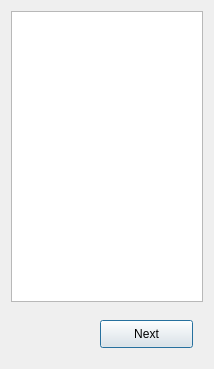
<?xml version="1.0" encoding="UTF-8"?>
<ui version="4.0">
 <class>Categoryuser</class>
 <widget class="QDialog" name="Categoryuser">
  <property name="geometry">
   <rect>
    <x>0</x>
    <y>0</y>
    <width>214</width>
    <height>369</height>
   </rect>
  </property>
  <property name="windowTitle">
   <string>Dialog</string>
  </property>
  <widget class="QTableView" name="tableViewCategory">
   <property name="geometry">
    <rect>
     <x>11</x>
     <y>11</y>
     <width>192</width>
     <height>291</height>
    </rect>
   </property>
   <property name="editTriggers">
    <set>QAbstractItemView::NoEditTriggers</set>
   </property>
   <attribute name="horizontalHeaderStretchLastSection">
    <bool>true</bool>
   </attribute>
  </widget>
  <widget class="QPushButton" name="pushButton">
   <property name="geometry">
    <rect>
     <x>100</x>
     <y>320</y>
     <width>93</width>
     <height>28</height>
    </rect>
   </property>
   <property name="text">
    <string>Next</string>
   </property>
  </widget>
 </widget>
 <resources/>
 <connections/>
</ui>
